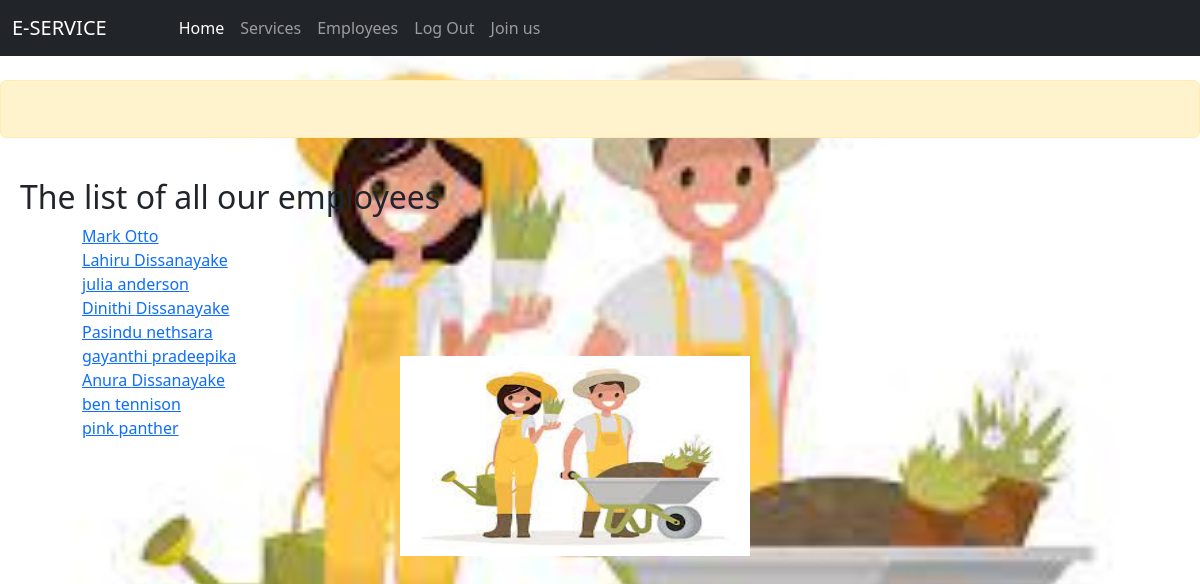
Page /customer/employees (signed in) on the committed database.
### customer/models.py (models this page shows)
class Employee(models.Model):
    firstname = models.CharField(max_length=64)
    lastname = models.CharField(max_length=64)
    age = models.IntegerField()
    email = models.EmailField(max_length=128)
    mobile = models.IntegerField()
    nic = models.IntegerField()
    gender = models.CharField(max_length=10,)
    image = models.ImageField(upload_to='images', width_field=None, height_field=None)
    garden = models.BooleanField(default=False)
    house = models.BooleanField(default=False)
    pipe = models.BooleanField(default=False)
    roof = models.BooleanField(default=False)

### customer/views.py (the view)
# urls.py: path('employees', views.list, name='list'),
def list(request):
    if request.user.is_authenticated:
        employees = Employee.objects.all()
        return render(request, 'customer/emplist.html', {
            'employees': employees
        })
    else:
        messages.success(request, ("You have to log in first"))
        return redirect("customer:login")

### customer/templates/customer/emplist.html
{% extends 'customer/layout.html' %}
{% load static %}
{% block body %}
<h2 style="margin-left: 20px;">The list of all our employees</h2>
    <ul style="margin-left: 50px; list-style-type: none;">
        {% for employee in employees %}
            <li><a href="{% url 'customer:profile' employee.id %}">{{ employee.firstname }} {{ employee.lastname }}</a></li>
        {% endfor %}
    </ul>
    <img src="{% static 'customer/index.jpeg' %}" style="height: 200px; width: 350px; margin-left: 400px; margin-top: -100px;">
{% endblock %}

### customer/templates/customer/layout.html (shortened to what this page needs)
{% load static %}
<!DOCTYPE html>
<html lang="en">
<head>
    <link rel="stylesheet" href="{% static 'customer/styles.css' %}">
    <link rel="stylesheet" href="https://cdn.jsdelivr.net/npm/bootstrap@5.2.1/dist/css/bootstrap.min.css">
</head>
<body>
{% include 'customer/navbar.html' %}
        <br/>
        <dev>
            <div class="alert alert-warning" role="alert">
                <br/>
            </div>
            <br/>
            {% block body %}{% endblock %}
        </dev>
</body>
</html>

### customer/templates/customer/navbar.html (shortened to what this page needs)
    {% if user.is_authenticated %}
        <nav class="navbar navbar-expand-lg navbar-dark bg-dark">
            <div class="container-fluid">
                <a class="navbar-brand" href="{% url 'customer:home' %}">E-SERVICE</a>
                <div class="collapse navbar-collapse" id="navbarSupportedContent">
                    <ul class="navbar-nav me-auto mb-2 mb-lg-0 ms-5">
                        <li class="nav-item">
                            <a class="nav-link active" aria-current="page" href="{% url 'customer:home' %}">Home</a>
                        </li>
                        <li class="nav-item">
                            <a class="nav-link" href="{% url 'customer:services' %}">Services</a>
                        </li>
                        <li class="nav-item">
                            <a class="nav-link" href="{% url 'customer:list' %}">Employees</a>
                        </li>
                        <li class="nav-item">
                            <a class="nav-link" href="{% url 'customer:logout' %}">Log Out</a>
                        </li>
                        <li class="nav-item">
                            <a class="nav-link" href="{% url 'customer:form' %}">Join us</a>
                        </li>
                    </ul>
                </div>
            </div>
        </nav>
    {% endif %}

### customer/static/customer/styles.css (style rules this page uses)
body { background-image: url("customer/index.jpeg"); background-size: cover; height: 100vh; width: 100%; }

### rows in the picture
Employee: firstname "Mark", lastname "Otto"
Employee: firstname "Lahiru", lastname "Dissanayake"
Employee: firstname "julia", lastname "anderson"
Employee: firstname "Dinithi", lastname "Dissanayake"
Employee: firstname "Pasindu", lastname "nethsara"
Employee: firstname "gayanthi", lastname "pradeepika"
Employee: firstname "Anura", lastname "Dissanayake"
Employee: firstname "ben", lastname "tennison"
Employee: firstname "pink", lastname "panther"
